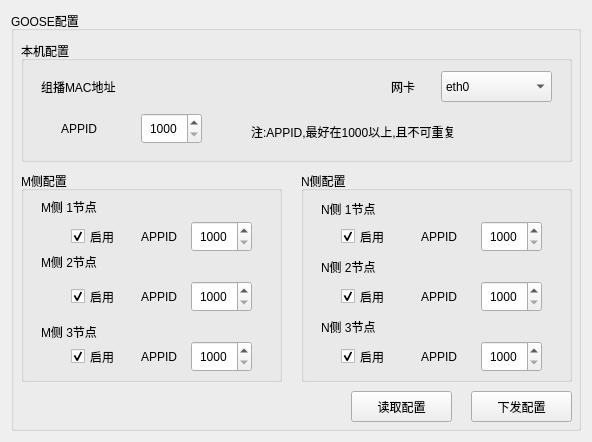
<?xml version="1.0" encoding="UTF-8"?>
<ui version="4.0">
 <class>dtugoosecfg</class>
 <widget class="QWidget" name="dtugoosecfg">
  <property name="geometry">
   <rect>
    <x>0</x>
    <y>0</y>
    <width>592</width>
    <height>442</height>
   </rect>
  </property>
  <property name="windowTitle">
   <string>GOOSE通信配置</string>
  </property>
  <layout class="QGridLayout" name="gridLayout">
   <item row="0" column="0">
    <widget class="QGroupBox" name="groupBox">
     <property name="minimumSize">
      <size>
       <width>570</width>
       <height>420</height>
      </size>
     </property>
     <property name="maximumSize">
      <size>
       <width>570</width>
       <height>420</height>
      </size>
     </property>
     <property name="title">
      <string>GOOSE配置</string>
     </property>
     <widget class="QPushButton" name="btn_update">
      <property name="geometry">
       <rect>
        <x>340</x>
        <y>380</y>
        <width>101</width>
        <height>31</height>
       </rect>
      </property>
      <property name="text">
       <string>读取配置</string>
      </property>
     </widget>
     <widget class="QPushButton" name="btn_save">
      <property name="geometry">
       <rect>
        <x>460</x>
        <y>380</y>
        <width>101</width>
        <height>31</height>
       </rect>
      </property>
      <property name="text">
       <string>下发配置</string>
      </property>
     </widget>
     <widget class="QGroupBox" name="groupBox_4">
      <property name="geometry">
       <rect>
        <x>290</x>
        <y>160</y>
        <width>271</width>
        <height>211</height>
       </rect>
      </property>
      <property name="title">
       <string>N侧配置</string>
      </property>
      <widget class="QLabel" name="TXT1">
       <property name="geometry">
        <rect>
         <x>20</x>
         <y>30</y>
         <width>131</width>
         <height>16</height>
        </rect>
       </property>
       <property name="text">
        <string>N侧 1节点</string>
       </property>
      </widget>
      <widget class="QLabel" name="TXT2">
       <property name="geometry">
        <rect>
         <x>20</x>
         <y>80</y>
         <width>81</width>
         <height>31</height>
        </rect>
       </property>
       <property name="text">
        <string>N侧 2节点</string>
       </property>
      </widget>
      <widget class="QCheckBox" name="checkN3">
       <property name="geometry">
        <rect>
         <x>40</x>
         <y>170</y>
         <width>61</width>
         <height>31</height>
        </rect>
       </property>
       <property name="text">
        <string>启用</string>
       </property>
       <property name="checked">
        <bool>true</bool>
       </property>
      </widget>
      <widget class="QLabel" name="TXT10">
       <property name="geometry">
        <rect>
         <x>120</x>
         <y>110</y>
         <width>51</width>
         <height>31</height>
        </rect>
       </property>
       <property name="text">
        <string>APPID</string>
       </property>
      </widget>
      <widget class="QLabel" name="TXT3">
       <property name="geometry">
        <rect>
         <x>20</x>
         <y>140</y>
         <width>81</width>
         <height>31</height>
        </rect>
       </property>
       <property name="text">
        <string>N侧 3节点</string>
       </property>
      </widget>
      <widget class="QCheckBox" name="checkN2">
       <property name="geometry">
        <rect>
         <x>40</x>
         <y>110</y>
         <width>61</width>
         <height>31</height>
        </rect>
       </property>
       <property name="text">
        <string>启用</string>
       </property>
       <property name="checked">
        <bool>true</bool>
       </property>
      </widget>
      <widget class="QLabel" name="TXT9">
       <property name="geometry">
        <rect>
         <x>120</x>
         <y>50</y>
         <width>51</width>
         <height>31</height>
        </rect>
       </property>
       <property name="text">
        <string>APPID</string>
       </property>
      </widget>
      <widget class="QSpinBox" name="spinN1">
       <property name="geometry">
        <rect>
         <x>180</x>
         <y>50</y>
         <width>61</width>
         <height>31</height>
        </rect>
       </property>
       <property name="alignment">
        <set>Qt::AlignCenter</set>
       </property>
       <property name="minimum">
        <number>1000</number>
       </property>
       <property name="maximum">
        <number>9999</number>
       </property>
      </widget>
      <widget class="QCheckBox" name="checkN1">
       <property name="geometry">
        <rect>
         <x>40</x>
         <y>50</y>
         <width>61</width>
         <height>31</height>
        </rect>
       </property>
       <property name="text">
        <string>启用</string>
       </property>
       <property name="checked">
        <bool>true</bool>
       </property>
      </widget>
      <widget class="QSpinBox" name="spinN2">
       <property name="geometry">
        <rect>
         <x>180</x>
         <y>110</y>
         <width>61</width>
         <height>31</height>
        </rect>
       </property>
       <property name="alignment">
        <set>Qt::AlignCenter</set>
       </property>
       <property name="minimum">
        <number>1000</number>
       </property>
       <property name="maximum">
        <number>9999</number>
       </property>
      </widget>
      <widget class="QSpinBox" name="spinN3">
       <property name="geometry">
        <rect>
         <x>180</x>
         <y>170</y>
         <width>61</width>
         <height>31</height>
        </rect>
       </property>
       <property name="alignment">
        <set>Qt::AlignCenter</set>
       </property>
       <property name="minimum">
        <number>1000</number>
       </property>
       <property name="maximum">
        <number>9999</number>
       </property>
      </widget>
      <widget class="QLabel" name="TXT11">
       <property name="geometry">
        <rect>
         <x>120</x>
         <y>170</y>
         <width>41</width>
         <height>31</height>
        </rect>
       </property>
       <property name="text">
        <string>APPID</string>
       </property>
      </widget>
     </widget>
     <widget class="QGroupBox" name="groupBox_5">
      <property name="geometry">
       <rect>
        <x>10</x>
        <y>30</y>
        <width>551</width>
        <height>121</height>
       </rect>
      </property>
      <property name="title">
       <string>本机配置</string>
      </property>
      <widget class="QSpinBox" name="spin_cur">
       <property name="geometry">
        <rect>
         <x>120</x>
         <y>72</y>
         <width>61</width>
         <height>31</height>
        </rect>
       </property>
       <property name="alignment">
        <set>Qt::AlignCenter</set>
       </property>
       <property name="minimum">
        <number>1000</number>
       </property>
       <property name="maximum">
        <number>9999</number>
       </property>
      </widget>
      <widget class="QLabel" name="TXT8">
       <property name="geometry">
        <rect>
         <x>370</x>
         <y>30</y>
         <width>41</width>
         <height>31</height>
        </rect>
       </property>
       <property name="text">
        <string>网卡</string>
       </property>
      </widget>
      <widget class="QComboBox" name="com_net">
       <property name="geometry">
        <rect>
         <x>420</x>
         <y>30</y>
         <width>111</width>
         <height>31</height>
        </rect>
       </property>
       <item>
        <property name="text">
         <string>eth0</string>
        </property>
       </item>
       <item>
        <property name="text">
         <string>eth1</string>
        </property>
       </item>
       <item>
        <property name="text">
         <string>eth2</string>
        </property>
       </item>
       <item>
        <property name="text">
         <string>eth3</string>
        </property>
       </item>
      </widget>
      <widget class="MacAddress" name="macLocal" native="true">
       <property name="geometry">
        <rect>
         <x>120</x>
         <y>30</y>
         <width>221</width>
         <height>31</height>
        </rect>
       </property>
      </widget>
      <widget class="QLabel" name="TXT4">
       <property name="geometry">
        <rect>
         <x>20</x>
         <y>38</y>
         <width>91</width>
         <height>16</height>
        </rect>
       </property>
       <property name="text">
        <string>组播MAC地址</string>
       </property>
      </widget>
      <widget class="QLabel" name="TXT9_2">
       <property name="geometry">
        <rect>
         <x>40</x>
         <y>80</y>
         <width>41</width>
         <height>16</height>
        </rect>
       </property>
       <property name="text">
        <string>APPID</string>
       </property>
      </widget>
      <widget class="QLabel" name="label">
       <property name="geometry">
        <rect>
         <x>230</x>
         <y>70</y>
         <width>281</width>
         <height>41</height>
        </rect>
       </property>
       <property name="text">
        <string>注:APPID,最好在1000以上,且不可重复</string>
       </property>
      </widget>
     </widget>
     <widget class="QGroupBox" name="groupBox_3">
      <property name="geometry">
       <rect>
        <x>10</x>
        <y>160</y>
        <width>261</width>
        <height>211</height>
       </rect>
      </property>
      <property name="title">
       <string>M侧配置</string>
      </property>
      <widget class="QSpinBox" name="spinM3">
       <property name="geometry">
        <rect>
         <x>170</x>
         <y>170</y>
         <width>61</width>
         <height>31</height>
        </rect>
       </property>
       <property name="alignment">
        <set>Qt::AlignCenter</set>
       </property>
       <property name="minimum">
        <number>1000</number>
       </property>
       <property name="maximum">
        <number>9999</number>
       </property>
      </widget>
      <widget class="QCheckBox" name="checkM3">
       <property name="geometry">
        <rect>
         <x>50</x>
         <y>170</y>
         <width>61</width>
         <height>31</height>
        </rect>
       </property>
       <property name="text">
        <string>启用</string>
       </property>
       <property name="checked">
        <bool>true</bool>
       </property>
      </widget>
      <widget class="QSpinBox" name="spinM1">
       <property name="geometry">
        <rect>
         <x>170</x>
         <y>50</y>
         <width>61</width>
         <height>31</height>
        </rect>
       </property>
       <property name="alignment">
        <set>Qt::AlignCenter</set>
       </property>
       <property name="minimum">
        <number>1000</number>
       </property>
       <property name="maximum">
        <number>9999</number>
       </property>
      </widget>
      <widget class="QLabel" name="TXT7">
       <property name="geometry">
        <rect>
         <x>20</x>
         <y>150</y>
         <width>71</width>
         <height>21</height>
        </rect>
       </property>
       <property name="text">
        <string>M侧 3节点</string>
       </property>
      </widget>
      <widget class="QCheckBox" name="checkM2">
       <property name="geometry">
        <rect>
         <x>50</x>
         <y>110</y>
         <width>61</width>
         <height>31</height>
        </rect>
       </property>
       <property name="text">
        <string>启用</string>
       </property>
       <property name="checked">
        <bool>true</bool>
       </property>
      </widget>
      <widget class="QLabel" name="TXT14">
       <property name="geometry">
        <rect>
         <x>120</x>
         <y>170</y>
         <width>41</width>
         <height>31</height>
        </rect>
       </property>
       <property name="text">
        <string>APPID</string>
       </property>
      </widget>
      <widget class="QLabel" name="TXT6">
       <property name="geometry">
        <rect>
         <x>20</x>
         <y>80</y>
         <width>81</width>
         <height>21</height>
        </rect>
       </property>
       <property name="text">
        <string>M侧 2节点</string>
       </property>
      </widget>
      <widget class="QLabel" name="TXT5">
       <property name="geometry">
        <rect>
         <x>20</x>
         <y>20</y>
         <width>71</width>
         <height>31</height>
        </rect>
       </property>
       <property name="text">
        <string>M侧 1节点</string>
       </property>
      </widget>
      <widget class="QSpinBox" name="spinM2">
       <property name="geometry">
        <rect>
         <x>170</x>
         <y>110</y>
         <width>61</width>
         <height>31</height>
        </rect>
       </property>
       <property name="alignment">
        <set>Qt::AlignCenter</set>
       </property>
       <property name="minimum">
        <number>1000</number>
       </property>
       <property name="maximum">
        <number>9999</number>
       </property>
      </widget>
      <widget class="QCheckBox" name="checkM1">
       <property name="geometry">
        <rect>
         <x>50</x>
         <y>50</y>
         <width>61</width>
         <height>31</height>
        </rect>
       </property>
       <property name="text">
        <string>启用</string>
       </property>
       <property name="checked">
        <bool>true</bool>
       </property>
      </widget>
      <widget class="QLabel" name="TXT13">
       <property name="geometry">
        <rect>
         <x>120</x>
         <y>110</y>
         <width>41</width>
         <height>31</height>
        </rect>
       </property>
       <property name="text">
        <string>APPID</string>
       </property>
      </widget>
      <widget class="QLabel" name="TXT12">
       <property name="geometry">
        <rect>
         <x>120</x>
         <y>50</y>
         <width>41</width>
         <height>31</height>
        </rect>
       </property>
       <property name="text">
        <string>APPID</string>
       </property>
      </widget>
     </widget>
    </widget>
   </item>
  </layout>
 </widget>
 <customwidgets>
  <customwidget>
   <class>MacAddress</class>
   <extends>QWidget</extends>
   <header location="global">dtumacaddress.h</header>
   <container>1</container>
  </customwidget>
 </customwidgets>
 <resources/>
 <connections>
  <connection>
   <sender>btn_update</sender>
   <signal>clicked()</signal>
   <receiver>dtugoosecfg</receiver>
   <slot>updatecfg()</slot>
   <hints>
    <hint type="sourcelabel">
     <x>561</x>
     <y>486</y>
    </hint>
    <hint type="destinationlabel">
     <x>370</x>
     <y>265</y>
    </hint>
   </hints>
  </connection>
  <connection>
   <sender>btn_save</sender>
   <signal>clicked()</signal>
   <receiver>dtugoosecfg</receiver>
   <slot>savecfg()</slot>
   <hints>
    <hint type="sourcelabel">
     <x>671</x>
     <y>486</y>
    </hint>
    <hint type="destinationlabel">
     <x>370</x>
     <y>265</y>
    </hint>
   </hints>
  </connection>
 </connections>
 <slots>
  <slot>updatecfg()</slot>
  <slot>savecfg()</slot>
 </slots>
</ui>
